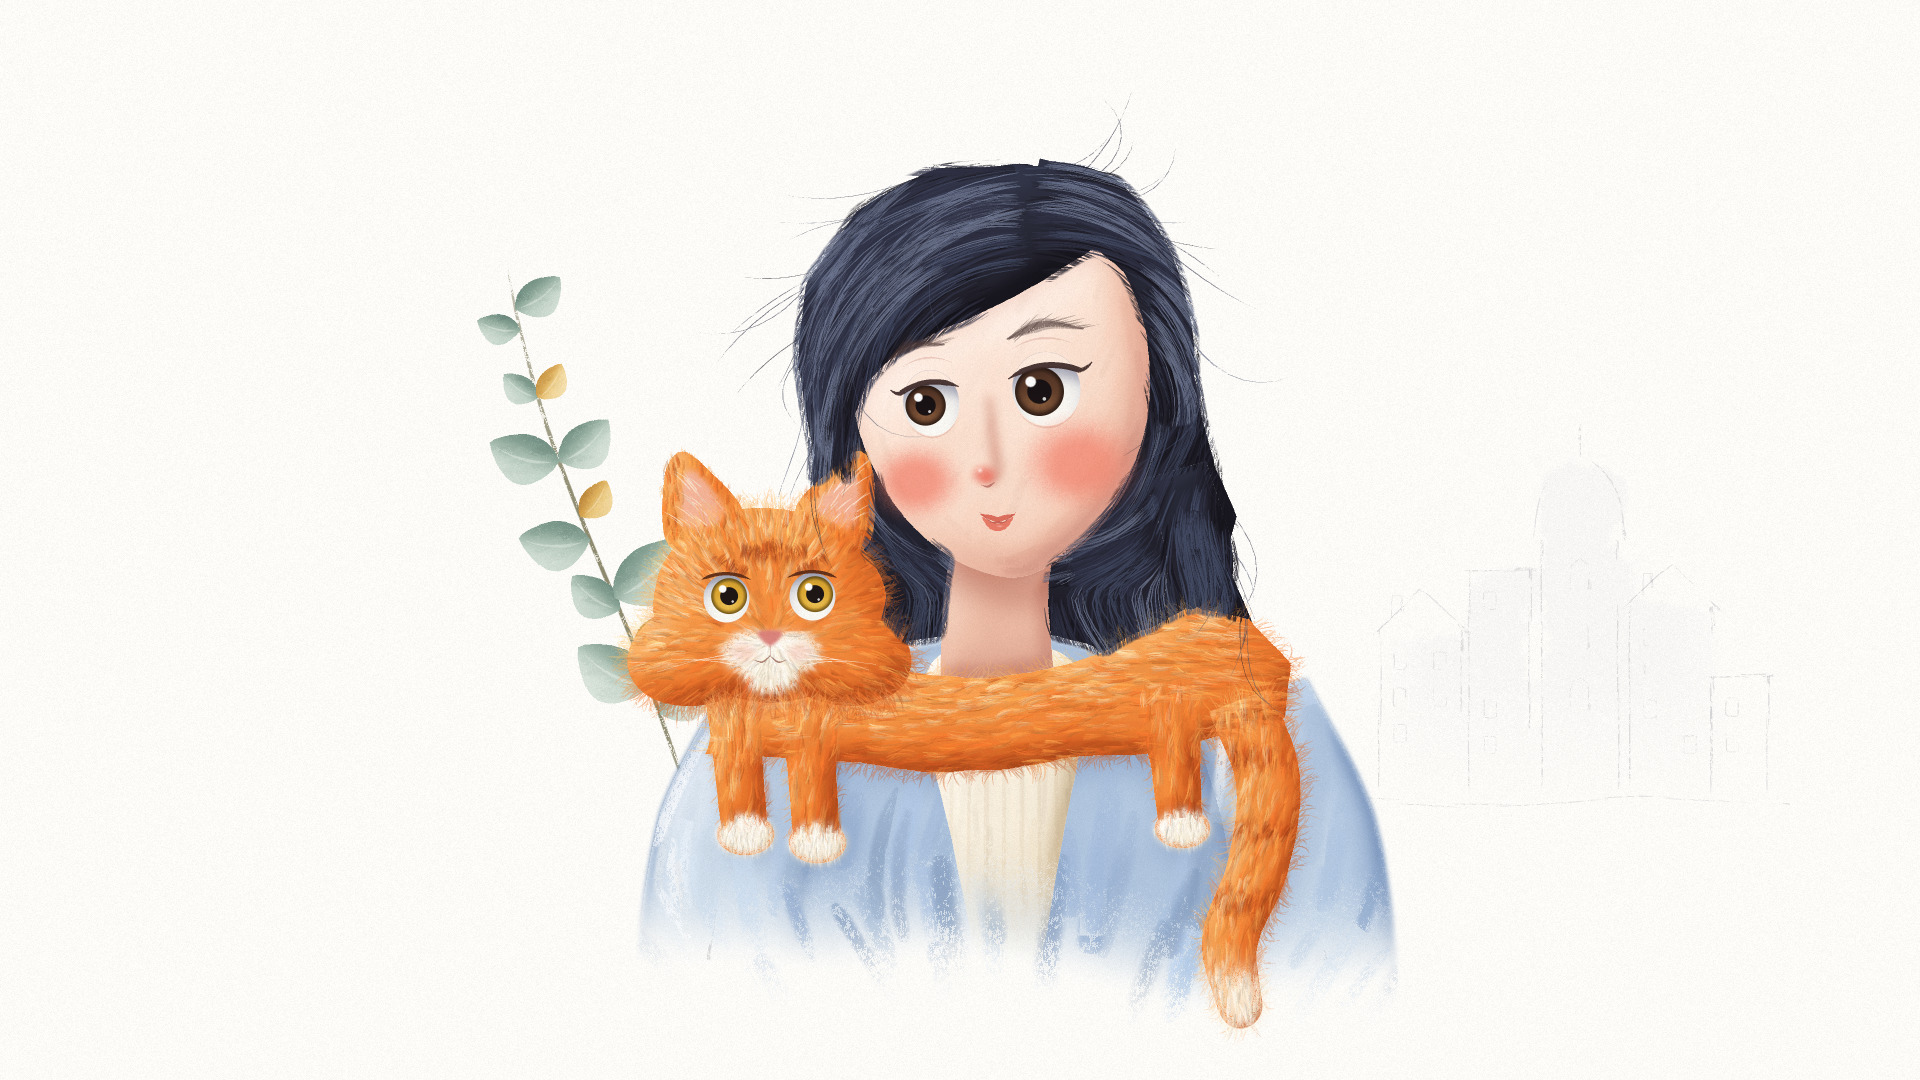

Here is the Python script that generated this plot:
"""Example (pastel vignette): 橘猫围巾 · The Marmalade Scarf -- a whimsical picture-book vignette in soft chalk pastel
and a little gouache on white paper.

A cold morning. A young woman in a powder-blue coat over a cream sweater wears her big fluffy ginger cat like a
scarf: it lies round her neck, its head and front paws hanging over one shoulder, a hind paw and its striped tail
down the other side of her coat. She has tilted her head toward it and looks at it sideways, smiling; the cat looks
back up at her with round amber eyes. Long, dark blue-black wavy hair with a side-swept
fringe, big round eyes, very rosy cheeks, a red-tipped nose. Behind them only a sprig of eucalyptus on one side and
a faint pencil sketch of rooftops on the other; everything else is white paper, and the coat simply dissolves into
it in dry strokes.

Painted the way a pastel illustrator works: paper -> a light pencil sketch -> the sprig and the faint rooftops ->
flat colour blocked in -> soft modelling (blended faces, dry directional strokes in the coat) -> the cat's fur ->
the hair, lock by lock -> faces (eyes, cheeks, nose, mouth, whiskers) -> pale dry highlights and a few loose
hairs. --stages writes those steps as snapshots for the draw-on. No image model.
python3 pastelvignette_marmalade_scarf.py [out.jpg] [--stages DIR]
"""
import os, sys, time
sys.path.insert(0, os.path.join(os.path.dirname(os.path.abspath(__file__)), '..', 'lib'))
import numpy as np
from core import blur, smoothstep, noise2d, fbm1d
from pastelvignette import PastelVignette

W, H = 1920, 1080
HC = np.array([1000.0, 392.0])          # centre of her face
TILT = np.deg2rad(-7.0)                  # head tilted toward the cat
CS, SN = np.cos(TILT), np.sin(TILT)
NOSE_C = (770.0, 640.0)                  # the cat's nose: its fur grows away from here


def F(u, v):
    """face-local (u right, v down, before the tilt) -> canvas"""
    return (HC[0] + u * CS - v * SN, HC[1] + u * SN + v * CS)


def FL(pts):
    return [F(u, v) for u, v in pts]


def to_local(x, y):
    dx, dy = x - HC[0], y - HC[1]
    return dx * CS + dy * SN, -dx * SN + dy * CS


def wavy(pts, amp, wl=6, seed=0):
    """a closed outline resampled and pushed in and out a little (hair, fur masses are never smooth ovals)"""
    P = np.asarray(pts, np.float32)
    Q = np.vstack([P, P[:1]])
    d = np.r_[0, np.cumsum(np.linalg.norm(np.diff(Q, axis=0), axis=1))]
    s = np.linspace(0, d[-1], 240, endpoint=False)
    R = np.stack([np.interp(s, d, Q[:, 0]), np.interp(s, d, Q[:, 1])], 1)
    Tg = np.roll(R, -1, 0) - np.roll(R, 1, 0); Tg /= np.linalg.norm(Tg, axis=1, keepdims=True) + 1e-6
    Nn = np.stack([Tg[:, 1], -Tg[:, 0]], 1)
    return R + Nn * (amp * fbm1d(240, 240 / wl, 3, seed))[:, None]


class Scene:
    def __init__(self, p):
        self.p = p
        self.plan()

    def __setattr__(self, k, v):
        # some forty canvas-sized masks and light fields are kept: float16 is plenty for 0..1 coverage and halves
        # them, which keeps the peak well under 1 GB
        if isinstance(v, np.ndarray) and v.dtype == np.float32 and v.shape == (H, W):
            v = v.astype(np.float16)
        object.__setattr__(self, k, v)

    # ------------------------------------------------------------------ shapes, planned before any paint
    def plan(self):
        p = self.p
        # adult proportions: the eye line near the middle of the head, a narrower jaw and a small pointed chin
        self.face = p.poly(FL([(-8, -176), (-80, -162), (-126, -122), (-146, -58), (-146, 8), (-134, 62), (-110, 112),
                               (-76, 152), (-40, 176), (-6, 186), (28, 178), (72, 152), (112, 108), (142, 46),
                               (152, -24), (146, -96), (108, -150), (52, -174)]), smooth=True)
        self.neck = p.tube([F(-10, 140), (996, 600), (998, 700)], [96, 104, 116])
        crown = FL([(-196, 40), (-200, -50), (-178, -132), (-118, -196), (-36, -224), (52, -222), (124, -198),
                    (174, -140), (194, -60), (198, 40)])
        falls = [(1214, 470), (1236, 516), (1226, 562), (1250, 612), (1270, 652), (1254, 700), (1262, 738), (1222, 772),
                 (1180, 752), (1140, 700), (1090, 650),
                 (1000, 628), (910, 640), (856, 640), (826, 590), (812, 520)]
        self.hairm = p.poly(wavy(crown + falls, 12, 11, seed=3))
        # a side-swept fringe: from the parting it crosses the forehead, lower on the far side
        self.fringe = p.poly(wavy(FL([(48, -218), (-30, -218), (-104, -194), (-160, -134), (-188, -52), (-184, 30),
                                       (-160, 76), (-150, 12), (-128, -26), (-94, -54), (-46, -72), (6, -86),
                                       (58, -104), (104, -124), (136, -150), (104, -194), (66, -212)]), 5, 9, seed=4))
        self.temple = np.maximum(
            p.tube(FL([(60, -206), (122, -178), (162, -110), (176, -30), (172, 50)]), [44, 52, 50, 44, 30]),
            p.poly(wavy(FL([(40, -224), (112, -208), (166, -162), (188, -80), (182, 4), (162, -32), (148, -92),
                            (116, -128), (72, -142), (42, -152)]), 3, 6, seed=5)))
        self.lock = p.tube([(1176, 470), (1200, 560), (1190, 640), (1204, 700)], [62, 66, 60, 56])
        # the cat: head with a cheek ruff, ears, the body wrapped round the front of her neck (thick at the chest
        # and the haunch, a narrower sagging belly), front legs on one side, a hind leg and the tail on the other
        hd = p.poly(wavy([(768 + 116 * np.cos(t), 604 + 98 * np.sin(t)) for t in np.linspace(0, 2 * np.pi, 40,
                                                                                            endpoint=False)], 4, 8, 5))
        ruff = np.maximum(p.ellipse(700, 652, 74, 52, -14), p.ellipse(838, 652, 74, 52, 14))
        self.cat_head = np.maximum(hd, ruff)
        self.ears = np.maximum(p.poly([(672, 548), (664, 482), (680, 452), (708, 470), (742, 518)], smooth=True),
                               p.poly([(796, 514), (836, 466), (862, 452), (874, 484), (864, 548)], smooth=True))
        self.inner_ears = np.maximum(p.poly([(686, 530), (682, 486), (692, 470), (712, 490), (726, 518)], smooth=True),
                                     p.poly([(814, 510), (840, 480), (855, 472), (860, 494), (850, 530)], smooth=True))
        self.cat_body = p.poly(wavy(p.tube_pts([(716, 690), (850, 712), (970, 724), (1070, 714), (1160, 690),
                                                (1222, 668)], [130, 104, 88, 92, 118, 130]), 6, 16, seed=7))
        self.haunch = p.poly(wavy([(1130, 640), (1186, 606), (1250, 618), (1290, 664), (1282, 716), (1220, 728),
                                   (1150, 712)], 5, 6, seed=6), smooth=False)
        self.legs = np.maximum.reduce([p.tube([(732, 690), (738, 760), (744, 824)], [54, 48, 46]),
                                       p.tube([(806, 698), (812, 772), (816, 834)], [54, 48, 46]),
                                       p.tube([(1170, 700), (1176, 770), (1180, 818)], [62, 48, 44])])
        self.paws = np.maximum.reduce([p.ellipse(745, 834, 29, 21), p.ellipse(817, 842, 29, 21),
                                       p.ellipse(1182, 828, 28, 20)])
        self.tail_path = [(1240, 700), (1268, 780), (1258, 866), (1230, 940), (1240, 1006)]
        self.tail = np.maximum(p.tube(self.tail_path, [66, 64, 60, 56, 44]), p.ellipse(1240, 1004, 22, 24))
        self.muzzle = np.maximum(np.maximum(p.ellipse(752, 652, 30, 22), p.ellipse(790, 652, 30, 22)),
                                 p.ellipse(771, 676, 28, 18))
        self.cat_front = np.clip(np.maximum.reduce([self.cat_head, self.ears, self.legs, self.paws]), 0, 1)
        self.cat = np.clip(np.maximum.reduce([self.cat_front, self.cat_body, self.haunch, self.tail]), 0, 1)
        # clothes: a torso and two sleeves; the coat fades out toward the bottom in dry strokes
        torso = p.poly([(950, 640), (870, 660), (790, 700), (760, 760), (750, 1100), (1290, 1100), (1278, 760),
                        (1240, 700), (1150, 664), (1050, 640)], smooth=False)
        arm_l = p.tube([(782, 706), (734, 830), (716, 960), (712, 1100)], [120, 150, 156, 160])
        arm_r = p.tube([(1250, 702), (1300, 830), (1318, 960), (1324, 1100)], [120, 150, 156, 160])
        self.arms = np.maximum(arm_l, arm_r)
        coat = np.clip(np.maximum.reduce([torso, arm_l, arm_r]), 0, 1)
        self.coat_raw = coat
        xs = np.arange(W, dtype=np.float32)
        edge_y = 950 + 44 * fbm1d(W, 260, 3, 11) + 0.04 * np.abs(xs - 1010)
        self.fade_b = smoothstep(edge_y[None] + 80, edge_y[None] - 70, p.YY).astype(np.float32)
        self.fade_w = smoothstep(edge_y[None] + 30, edge_y[None] - 110, p.YY).astype(np.float32)
        self.coat = blur(coat, 2.5) * self.fade_w
        self.sweater = p.poly([(950, 650), (1054, 650), (1084, 704), (1062, 840), (1030, 1000), (990, 1000),
                               (952, 840), (924, 704)], smooth=True) * self.fade_w
        # visible parts (front to back): the fringe, the cat, the face, the neck, the lock of hair behind the cat,
        # the sweater, the coat, the hair behind
        self.v_cat = self.cat * (1 - self.fringe)
        self.v_face = self.face * (1 - self.fringe) * (1 - self.temple)
        self.v_neck = self.neck * (1 - self.face) * (1 - self.cat)
        self.v_lock = self.lock * (1 - self.cat) * (1 - self.face)
        self.v_sweater = self.sweater * (1 - self.cat) * (1 - self.neck)
        self.v_coat = self.coat * (1 - self.cat) * (1 - self.sweater) * (1 - self.neck)
        self.v_hair = self.hairm * (1 - self.face) * (1 - self.neck) * (1 - self.cat) * (1 - coat) * (1 - self.lock)
        self.front_hair = np.clip(self.fringe + self.temple, 0, 1)

    # ------------------------------------------------------------------ hair flow (degrees)
    def hair_flow(self, x, y):
        x = np.asarray(x, np.float32); y = np.asarray(y, np.float32)
        u, v = to_local(x, y)
        cu, cv = 30.0, 40.0                                   # centre of the sweep, below the parting
        ru, rv = u - cu, v - cv
        left = np.arctan2(-ru, rv)                            # tangent (rv, -ru): sweeping to the left and down
        right = np.arctan2(ru, -rv)                           # tangent (-rv, ru): to the right and down
        w = smoothstep(30.0, 66.0, u)
        a_sweep = 0.5 * np.arctan2((1 - w) * np.sin(2 * left) + w * np.sin(2 * right),
                                   (1 - w) * np.cos(2 * left) + w * np.cos(2 * right)) + TILT
        fall = np.deg2rad(90 + 24 * np.sin((y - 420) / 40.0 + x / 60.0) + 0.05 * (x - 1000))
        g = np.clip(smoothstep(380, 480, y) * smoothstep(120, 165, np.abs(u)) + smoothstep(560, 620, y), 0, 1)
        c = (1 - g) * np.cos(2 * a_sweep) + g * np.cos(2 * fall)
        s = (1 - g) * np.sin(2 * a_sweep) + g * np.sin(2 * fall)
        a = 0.5 * np.arctan2(s, c)
        # keep the direction pointing along the sweep / downward (not flipped by the doubled-angle blend)
        ref = np.where(g > 0.5, fall, np.where(w > 0.5, right, left) + TILT)
        flip = np.cos(a - ref) < 0
        return np.degrees(np.where(flip, a + np.pi, a))

    # ------------------------------------------------------------------ 1. pencil sketch
    def sketch(self):
        p = self.p
        r = np.random.default_rng(5)
        pl = lambda pts, w=1.5, a=0.5, **kw: p.pencil(pts, 'pencil_light', w, a, seed=int(r.integers(1 << 30)), **kw)
        # faint rooftops on the right
        for (x0, x1, yb, h, roof) in [(1380, 1462, 780, 150, 'gable'), (1470, 1530, 790, 220, 'flat'),
                                      (1630, 1712, 776, 170, 'gable'), (1712, 1768, 786, 110, 'flat')]:
            yt = yb - h
            pl([(x0, yb + 10), (x0, yt)]); pl([(x1, yb + 6), (x1, yt)])
            if roof == 'gable':
                pl([(x0 - 8, yt + 4), ((x0 + x1) / 2, yt - 42), (x1 + 8, yt + 4)], smooth=False)
                pl([(x0 + 12, yt - 10), (x0 + 12, yt - 34), (x0 + 22, yt - 34), (x0 + 22, yt - 18)], 1.2, 0.4,
                   smooth=False)
            else:
                pl([(x0 - 6, yt), (x1 + 6, yt)])
            for wy in np.arange(yt + 22, yb - 26, 36):
                for wx in np.linspace(x0 + 14, x1 - 28, max(1, int((x1 - x0) / 38))):
                    if r.random() < 0.6:
                        pl([(wx, wy), (wx + 12, wy), (wx + 12, wy + 18), (wx, wy + 18), (wx, wy)], 1.2, 0.38,
                           smooth=False, gaps=0.3, seg=(18, 36), wobble=0.4)
        tx = 1580
        pl([(tx - 38, 790), (tx - 38, 540)]); pl([(tx + 38, 790), (tx + 38, 540)])
        pl([(tx - 46, 540), (tx - 38, 494), (tx - 18, 466), (tx, 458), (tx + 18, 466), (tx + 38, 494), (tx + 46, 540)])
        pl([(tx, 458), (tx, 424)], 1.3, 0.45)
        for wy in (590, 650, 710):
            pl([(tx - 9, wy), (tx - 9, wy - 24), (tx, wy - 32), (tx + 9, wy - 24), (tx + 9, wy)], 1.2, 0.4)
        pl([(1360, 800), (1500, 806), (1640, 798), (1790, 804)], 1.4, 0.4)
        # the figure, very lightly (most of it is painted over)
        for path in (FL([(-146, 8), (-134, 62), (-110, 112), (-76, 152), (-40, 176), (-6, 186), (28, 178),
                         (72, 152), (112, 108), (142, 46), (152, -24)]),
                     [(770, 712), (730, 830), (708, 960)], [(1262, 708), (1306, 830), (1326, 960)],
                     [(680, 600), (664, 482), (680, 452), (708, 470), (742, 518), (800, 512), (836, 466),
                      (862, 452), (874, 484), (864, 548), (884, 620)],
                     FL([(-196, 40), (-200, -50), (-178, -132), (-118, -196), (-36, -224), (52, -222), (124, -198),
                         (174, -140), (194, -60), (198, 40)])):
            p.pencil(path, 'pencil', 1.5, 0.35, seed=int(r.integers(1 << 30)))

    # ------------------------------------------------------------------ 2. background
    def background(self):
        p = self.p
        # a breath of grey behind the rooftops, fading downward and to the sides
        city = np.maximum.reduce([p.rect(1380, 640, 1462, 790), p.rect(1470, 570, 1530, 800), p.rect(1542, 470, 1618, 800),
                                  p.rect(1630, 610, 1712, 786)])
        fade = smoothstep(830, 660, p.YY) * smoothstep(1780, 1660, p.XX) * smoothstep(1370, 1430, p.XX)
        cw = p.ragged(city, amp=18, scale=50, seed=7) * fade
        p.wash(cw, 'mist', 0.16, grain=0.7, edge=1.0, dry=0.5)
        # a sprig of eucalyptus on the left, dissolving toward its foot
        fade_y = lambda y: float(np.clip((990 - y) / 300, 0.2, 1))
        p.sprig([(690, 800), (640, 660), (590, 540), (548, 430), (520, 330), (508, 270)], n=13, size=(56, 108),
                colours=('eucalyptus', 'eucalyptus', 'ochre', 'eucalyptus'), width=5.0, round_=0.8, spread=58,
                fade=fade_y, seed=12)

    # ------------------------------------------------------------------ 3. flat colour
    def block(self):
        p = self.p
        p.wash(self.v_hair, 'hair_dark', 1.0, grain=0.2, edge=0.6)
        p.wash(self.v_coat, 'powder', 1.0, grain=0.4, edge=0.15)
        p.wash(self.v_sweater, 'cream', 1.0, grain=0.3, edge=0.6)
        p.wash(self.v_neck, 'skin', 1.0, grain=0.15, edge=0.3)
        p.wash(self.v_face, 'skin', 1.0, grain=0.15, edge=0.3)
        p.wash(self.v_cat, 'ginger', 1.0, grain=0.25, edge=0.6)
        p.wash(self.front_hair, 'hair_dark', 1.0, grain=0.2, edge=0.5)
        p.wash(self.v_lock, 'hair_dark', 1.0, grain=0.2, edge=0.6)

    # ------------------------------------------------------------------ 4. modelling
    def model(self):
        p = self.p
        # face: a blended dome, warm at the rim, pale at the centre; soft strokes that wrap round it
        self.face_lit = p.model(self.v_face, 'skin', sigma=46, lo=0.1, hi=1.0, gamma=0.85, grain=0.15, edge=0.3)
        p.strokes(self.v_face, p.contour(self.face, 20, fallback=-60), ('skin', np.clip(self.face_lit * 0.9 + 0.08, 0, 1)),
                  (24, 54), (7, 13), 0.45, pressure=0.6, opacity=0.8, alpha=0.3, streak=0.3, clip=self.v_face, seed=31)
        p.glaze(blur(self.front_hair, 12) * self.v_face, '#d89a8e', 0.4, 'multiply')
        # neck: in shadow under the chin
        p.model(self.v_neck, 'neck', sigma=24, lo=0.05, hi=0.7, grain=0.15, edge=0.3)
        sh = blur(np.roll(self.face, 26, axis=0), 12) * self.v_neck
        p.glaze(sh, '#b9786c', 0.5, 'multiply')
        # hair masses: dark, a faint sheen on the crown
        p.model(self.v_hair, 'hair', lit=p.shading(self.hairm, sigma=60), lo=0.0, hi=0.6, grain=0.2, edge=0.6)
        p.model(self.front_hair, 'hair', lit=p.shading(self.front_hair, sigma=30), lo=0.05, hi=0.75, grain=0.2, edge=0.5)
        p.model(self.v_lock, 'hair', lit=p.shading(self.lock, sigma=20), lo=0.0, hi=0.6, grain=0.2, edge=0.6)
        # coat: blended under-colour, the sleeves rounder and darker at their inner edge, broad dry strokes that
        # wrap the shoulders and fall down the sleeves and the front
        cl = np.clip(0.55 * p.shading(self.coat_raw, sigma=70) + 0.45 * p.shading(self.arms, sigma=40), 0, 1)
        self.coat_lit = cl
        p.model(self.v_coat, 'powder', lit=cl, lo=0.15, hi=0.95, grain=0.4, edge=0.5)
        # the cat and the hair cast a soft shadow on the coat and the sweater
        cast = blur(np.roll(np.roll(np.clip(self.cat + self.hairm * 0.6, 0, 1), 14, axis=0), 8, axis=1), 14)
        p.glaze(cast * (1 - self.cat) * np.clip(self.v_coat + self.v_sweater, 0, 1), '#7f93b8', 0.35, 'multiply')
        seam = blur(self.arms, 8) * (1 - blur(self.arms, 8)) * 4 * self.v_coat
        p.glaze(seam * smoothstep(690, 760, p.YY), '#8ea4c6', 0.45, 'multiply')
        drape = p.field(lambda x, y: -90 + np.clip((x - 1010) / 260, -1, 1) * 32)
        fld = p.blend(p.contour(self.coat_raw, 30, fallback=-80), p.blend(p.flow(-82, 12, 260, seed=3), drape,
                      smoothstep(820, 960, p.YY)), np.clip(smoothstep(740, 860, p.YY) + self.arms * 0.6, 0, 1))
        self.coat_field = fld
        av = np.clip(self.cat + self.sweater + self.neck + self.lock, 0, 1)
        region = self.coat_raw * self.fade_b
        var = np.clip(cl + 0.55 * (noise2d(H, W, 46, 2, 17) - 0.5), 0, 1)
        dry = np.clip(self.fade_b * 1.3, 0, 1)
        p.strokes(region, fld, ('powder', var), (70, 150), (18, 34), 0.9, pressure=0.76, alpha=0.75, streak=0.35,
                  avoid=av, fade=dry, clip=self.coat_raw, seed=41)
        p.strokes(region * smoothstep(0.5, 0.15, cl), fld, ('powder_shade', 'powder_deep'), (90, 180), (20, 34),
                  0.55, pressure=0.7, alpha=0.45, streak=0.2, soft=0.85, avoid=av, fade=dry, clip=self.coat_raw,
                  seed=42)
        # sweater: cream, ribbed
        sl = p.shading(self.sweater, sigma=24)
        p.model(self.v_sweater, 'cream', lit=sl, lo=0.12, hi=0.95, grain=0.3, edge=0.6)
        p.strokes(self.v_sweater, 90, ('cream', np.clip(sl * 0.8 + 0.1, 0, 1)), (40, 90), (6, 10), 0.8, pressure=0.7,
                  alpha=0.5, streak=0.4, seed=43)
        ribs = [[(x, 700), (x + (x - 1004) * 0.04, 840), (x + (x - 1004) * 0.1, 990)] for x in np.arange(936, 1086, 17)]
        p.lines(ribs, 'cream_shade', (4.0, 6.0), 0.55, 0.5, 0.22, clip=self.v_sweater, streak=0.5, seed=44)
        # cat: blended dome under-colour, cream muzzle and paws, pink inner ears
        self.cat_lit_head = p.model(np.clip(self.cat_head + self.ears, 0, 1) * (1 - self.fringe), 'ginger', sigma=36,
                                    lo=0.12, hi=0.9, grain=0.25, edge=0.6)
        body = np.clip(self.cat_body + self.haunch + self.legs, 0, 1) * (1 - self.cat_head) * self.v_cat
        self.cat_lit_body = p.model(body, 'ginger', sigma=30, lo=0.1, hi=0.85, grain=0.25, edge=0.6)
        self.cat_lit_tail = p.model(self.tail * self.v_cat, 'ginger', sigma=16, lo=0.12, hi=0.88, grain=0.25, edge=0.6)
        p.model(blur(self.muzzle, 4), 'cream', sigma=12, lo=0.3, hi=1.0, grain=0.2, edge=0.5)
        p.model(blur(self.paws, 3), 'cream', sigma=10, lo=0.3, hi=1.0, grain=0.2, edge=0.5)
        tip = self.tail * smoothstep(940, 990, p.YY)
        p.wash(blur(tip, 6), 'fur_cream', 0.9, grain=0.2, edge=0.5)
        p.wash(blur(self.inner_ears, 2.5), 'ear_pink', 0.85, grain=0.3, edge=0.5)

    # ------------------------------------------------------------------ 5. the cat's fur
    def fur(self):
        p = self.p
        head = self.cat_head * (1 - self.fringe)
        rad = p.radial(*NOSE_C, turb=10, scale=60, seed=51)
        lit = self.cat_lit_head
        # soft, broad fur strokes first (the pastel), then fine locks on top
        p.strokes(head * (1 - self.muzzle), rad, ('ginger', np.clip(lit, 0, 1)), (16, 34), (5, 9), 1.0,
                  pressure=0.7, alpha=0.55, streak=0.5, taper=(0.7, 0.05), seed=50)
        p.fur(head * smoothstep(0.5, 0.15, lit), rad, ('ginger_dark',), (14, 26), (1.4, 2.0), 0.55, alpha=0.5,
              seed=52)
        p.fur(head * (1 - self.muzzle), rad, ('ginger', 'orange', 'tangerine'), (14, 28), (1.2, 1.9), 0.6, alpha=0.55,
              seed=53)
        p.fur(head * smoothstep(0.5, 0.85, lit) * (1 - self.muzzle), rad, ('apricot', 'peach'), (12, 22), (1.1, 1.6),
              0.5, alpha=0.55, seed=54)
        # forehead stripes: a few darker tufts
        for (sx, sy, a) in [(752, 552, 100), (771, 546, 90), (790, 552, 80), (730, 564, 118), (812, 564, 62)]:
            p.fur(p.ellipse(sx, sy, 6, 20, a), a, 'ginger_deep', (14, 22), (1.6, 2.2), 1.6, tuft=(4, 8), alpha=0.6,
                  seed=int(sx + sy))
        p.fur(self.muzzle, rad, ('fur_cream', 'fur_white'), (8, 16), (1.0, 1.5), 0.8, alpha=0.6, seed=55)
        ef = p.flow(-90, 20, 40, seed=56)
        p.fur(self.ears * (1 - self.inner_ears), ef, ('ginger', 'tangerine'), (10, 18), (1.2, 1.8), 0.8, alpha=0.6,
              seed=57)
        p.strands(self.inner_ears, lambda x, y: -90 + (x - 770) * 0.6, ('fur_cream', 'fur_white'), n=50,
                  length=(12, 26), width=(0.9, 1.3), clip=False, alpha=0.7, seed=58)
        # body across her shoulders, legs, haunch: fur follows the body, then the legs down
        body = np.clip(self.cat_body + self.haunch + self.legs, 0, 1) * (1 - self.cat_head) * self.v_cat
        bf = p.blend(p.flow(178, 15, 120, seed=59), p.flow(95, 8, 80, seed=60), np.clip(self.legs, 0, 1))
        bl = self.cat_lit_body
        p.strokes(body, bf, ('ginger', np.clip(bl, 0, 1)), (20, 44), (5, 10), 1.0, pressure=0.7, alpha=0.55,
                  streak=0.5, taper=(0.7, 0.05), seed=60)
        p.fur(body * smoothstep(0.5, 0.15, bl), bf, ('ginger_dark',), (16, 30), (1.4, 2.0), 0.55, alpha=0.5, seed=61)
        p.fur(body, bf, ('ginger', 'orange', 'tangerine'), (16, 32), (1.2, 1.9), 0.6, alpha=0.55, seed=62)
        p.fur(body * smoothstep(0.5, 0.85, bl), bf, ('apricot', 'peach'), (14, 26), (1.1, 1.6), 0.5, alpha=0.55, seed=63)
        p.fur(self.paws, 90, ('fur_cream', 'fur_white'), (8, 14), (1.0, 1.5), 1.0, alpha=0.6, seed=64)
        for (x, y) in [(736, 846), (752, 848), (808, 854), (824, 856)]:
            p.line([(x, y - 9), (x + 1, y + 2)], 1.5, 'cream_deep', 0.5, taper=(0.4, 0.4))
        # tail: fur along it, darker rings, a cream tip
        tl = self.tail * self.v_cat
        tfield = p.field(lambda x, y: 95 + 12 * np.sin(y / 60.0))
        p.strokes(tl * (1 - smoothstep(940, 990, p.YY)), tfield, ('ginger', np.clip(self.cat_lit_tail, 0, 1)), (20, 40),
                  (5, 10), 1.0, pressure=0.7, alpha=0.55, streak=0.5, taper=(0.7, 0.05), seed=64)
        for yb in (752, 826, 898):
            ring = tl * smoothstep(yb - 14, yb, p.YY) * smoothstep(yb + 24, yb + 6, p.YY)
            p.strokes(ring, tfield, 'ginger_dark', (16, 28), (5, 8), 1.4, pressure=0.7, alpha=0.5, streak=0.5, seed=yb)
            p.fur(ring, tfield, ('ginger_dark', 'ginger_deep'), (14, 24), (1.3, 1.9), 0.9, alpha=0.5, seed=yb + 1)
        p.fur(tl * (1 - smoothstep(940, 990, p.YY)), tfield, ('ginger', 'orange', 'tangerine'), (16, 30), (1.2, 1.8),
              0.6, alpha=0.5, seed=65)
        p.fur(tl * smoothstep(0.5, 0.85, self.cat_lit_tail), tfield, ('apricot', 'peach'), (12, 24), (1.1, 1.6), 0.45,
              alpha=0.5, seed=66)
        p.fur(tl * smoothstep(950, 985, p.YY), tfield, ('fur_cream', 'fur_white'), (12, 22), (1.1, 1.6), 1.0, alpha=0.6,
              seed=67)
        # a fluffy silhouette everywhere the cat meets something else
        light = p.LIGHT
        bm = np.clip(self.cat_body + self.haunch, 0, 1) * (1 - self.cat_head) * self.v_cat
        p.fluff(head, (10, 24), n=900, width=(1.1, 1.7), out=0.75, field=rad, light=light, alpha=0.5, curl=8, seed=68)
        p.fluff(bm, (10, 22), n=900, width=(1.0, 1.6), out=0.55, field=bf, light=light, alpha=0.45, curl=8, seed=69)
        p.fluff(tl, (10, 22), n=520, width=(1.0, 1.6), out=0.55, field=tfield, light=light, alpha=0.5, curl=8, seed=70)
        p.fluff(self.legs * (1 - self.cat_head), (8, 14), n=300, width=(1.0, 1.4), out=0.5, field=90, light=light,
                alpha=0.45, curl=8, seed=71)

    # ------------------------------------------------------------------ 6. her hair
    def hair(self):
        p = self.p
        fl = self.hair_flow
        cols = ('hair_black', 'hair_dark', 'hair', 'hair_blue', 'hair_grey')
        sheen = np.clip(p.shading(self.hairm, sigma=60) * 0.85 + 0.05, 0, 1)
        p.strands(self.v_hair, fl, cols[:3], n=1600, length=(70, 220), width=(1.6, 2.8), shade=sheen, spread=0.3,
                  curl=0.4, jitter=5, alpha=0.8, lock=(14, 10), seed=81)
        p.strands(self.v_hair, fl, cols[2:], n=700, length=(60, 180), width=(1.0, 1.8), shade=sheen, spread=0.22,
                  curl=0.4, jitter=5, alpha=0.7, lock=(10, 7), seed=82)
        ls = np.clip(p.shading(self.lock, sigma=18) * 0.9 + 0.05, 0, 1)
        p.strands(self.v_lock, fl, cols[:4], n=520, length=(60, 180), width=(1.3, 2.4), shade=ls, spread=0.3,
                  curl=0.3, jitter=4, alpha=0.85, lock=(12, 8), seed=83)
        fs = np.clip(p.shading(self.front_hair, sigma=30) * 0.9 + 0.05, 0, 1)
        p.strands(self.front_hair, fl, cols[:3], n=1100, length=(70, 240), width=(1.4, 2.6), shade=fs, spread=0.3,
                  curl=0.2, jitter=4, alpha=0.85, lock=(14, 9), seed=84)
        p.strands(self.front_hair, fl, cols[2:], n=460, length=(70, 220), width=(1.0, 1.7), shade=fs, spread=0.22,
                  curl=0.2, jitter=4, alpha=0.75, lock=(10, 6), seed=85)

    # ------------------------------------------------------------------ 7. faces
    def faces(self):
        p = self.p
        # a soft warm contour on the shadow side of her face and under the chin
        p.line(FL([(150, -20), (144, 40), (120, 100), (80, 148), (32, 178), (-6, 188), (-44, 178)]), 2.4, 'skin_deep',
               0.35, taper=(0.5, 0.5), dry=0.4)
        p.brow(FL([(-106, -46), (-82, -57), (-50, -54)]), 10, 'brow', 0.9, seed=91)
        p.brow(FL([(14, -52), (52, -62), (90, -53)]), 11, 'brow', 0.9, seed=92)
        look = (-0.6, 0.12)
        p.eye(*F(-70, 2), 28, 33, look=look, iris_r=0.72, lid=0.2, rot=-7, side=-1, lashes=0, flick=0.32)
        p.eye(*F(46, 2), 34, 37, look=look, iris_r=0.72, lid=0.2, rot=-7, side=1, lashes=0, flick=0.38)
        p.blush(*F(-94, 78), 60, 50, 'blush', 0.72)
        p.blush(*F(70, 80), 76, 62, 'blush', 0.72)
        p.nose(*F(-26, 80), 17, side=1, alpha=1.1, bridge=78, shade=0.5)
        p.mouth(*F(-18, 128), 34, 0.6)
        # the cat's face
        look_c = (0.38, -0.3)
        for (x, y, sd) in ((726, 598, -1), (812, 596, 1)):
            p.eye(x, y, 23, 24, iris='amber', iris_light='amber_light', iris_r=0.78, look=look_c, lid=0.0,
                  lid_skin='ginger', line_colour='#5a2a16', line_w=3.2, flick=0.0, lashes=0, crease=0, lower=0.3,
                  side=sd)
        nose = p.poly([(758, 632), (782, 632), (770, 646)], smooth=True)
        p.wash(blur(nose, 1.2), '#d77d78', 0.95, grain=0.1, edge=0.2)
        p.line([(770, 646), (770, 656)], 1.8, '#7a3a2c', 0.7)
        p.line([(770, 656), (762, 662), (754, 660)], 1.8, '#7a3a2c', 0.6, taper=(0.3, 0.5))
        p.line([(770, 656), (778, 662), (786, 660)], 1.8, '#7a3a2c', 0.6, taper=(0.3, 0.5))
        p.blush(742, 652, 22, 16, 'blush', 0.22)
        p.blush(800, 652, 22, 16, 'blush', 0.22)
        r = np.random.default_rng(93)
        for sgn, x0 in ((-1, 742), (1, 798)):
            for k in range(3):
                y0 = 652 + k * 7
                L = r.uniform(60, 86)
                ang = np.deg2rad((180 if sgn < 0 else 0) + sgn * (8 - k * 10))
                pts = [(x0, y0), (x0 + np.cos(ang) * L * 0.5, y0 + np.sin(ang) * L * 0.5 + 2),
                       (x0 + np.cos(ang) * L, y0 + np.sin(ang) * L + 8)]
                p.line(pts, 1.4, 'fur_white', 0.7, taper=(0.1, 0.9))

    # ------------------------------------------------------------------ 8. last touches
    def highlights(self):
        p = self.p
        av = np.clip(self.cat + self.sweater + self.neck + self.lock, 0, 1)
        p.strokes(self.coat_raw * self.fade_b * smoothstep(0.55, 0.85, self.coat_lit), self.coat_field,
                  ('powder_pale', 'white'), (60, 130), (8, 18), 0.45, pressure=0.66, opacity=0.95, alpha=0.75,
                  streak=0.75, avoid=av, seed=101)
        # loose hairs: a few fly out of the silhouette
        rim = blur(self.hairm, 3)
        roots = (smoothstep(0.3, 0.5, rim) * smoothstep(0.9, 0.7, rim)) * (1 - self.cat) * smoothstep(640, 600, p.YY)
        p.strands(self.hairm, self.hair_flow, ('hair_dark', 'hair', 'hair_blue'), n=50, length=(50, 140),
                  width=(0.8, 1.2), roots=roots, curl=2.0, jitter=20, alpha=0.6, clip=False, seed=102)
        p.strands(self.fringe, self.hair_flow, ('hair_dark', 'hair_blue'), n=14, length=(60, 160), width=(0.8, 1.1),
                  curl=1.4, jitter=12, alpha=0.55, clip=False, seed=103)
        head = self.cat_head * (1 - self.fringe)
        p.strands(head * smoothstep(0.6, 0.9, self.cat_lit_head), p.radial(*NOSE_C, seed=104), ('peach', 'fur_white'),
                  n=50, length=(10, 22), width=(0.8, 1.2), alpha=0.55, clip=True, seed=105)


PHASES = ('sketch', 'background', 'block', 'model', 'fur', 'hair', 'faces', 'highlights')


def main():
    out = sys.argv[1] if len(sys.argv) > 1 and not sys.argv[1].startswith('--') else 'pastelvignette_marmalade_scarf.jpg'
    stages = sys.argv[sys.argv.index('--stages') + 1] if '--stages' in sys.argv else None
    T0 = time.time()
    tick = (lambda name: print(f'{name:10s} {time.time() - T0:5.1f}s')) if os.environ.get('PV_TIMING') else (lambda n: None)
    p = PastelVignette(W, H, seed=7, keep_stages=bool(stages), stages_dir=stages)
    p.finish()
    p.paper()
    p.stage('paper')
    sc = Scene(p)
    tick('setup')
    for name in PHASES[:-1]:
        getattr(sc, name)()
        tick(name)
        p.stage(name)
    getattr(sc, PHASES[-1])()
    tick(PHASES[-1])
    p.save(out, stages_dir=stages)
    print('saved', out, f'{time.time() - T0:.1f}s', p.n_strokes, 'strokes')


if __name__ == '__main__':
    main()
